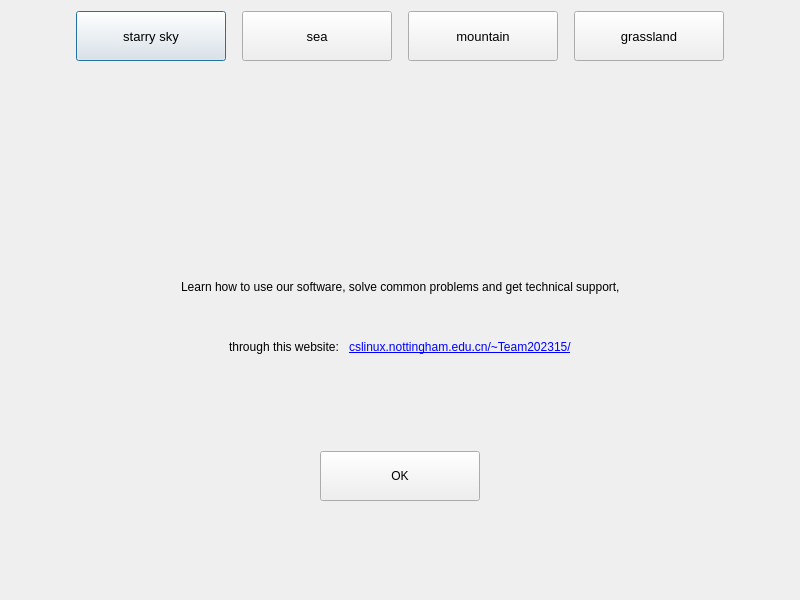
<?xml version="1.0" encoding="UTF-8"?>
<ui version="4.0">
 <class>Dialog</class>
 <widget class="QDialog" name="Dialog">
  <property name="geometry">
   <rect>
    <x>0</x>
    <y>0</y>
    <width>800</width>
    <height>600</height>
   </rect>
  </property>
  <property name="windowTitle">
   <string>Dialog</string>
  </property>
  <layout class="QGridLayout" name="gridLayout_2">
   <item row="0" column="0">
    <layout class="QGridLayout" name="gridLayout">
     <item row="4" column="0" colspan="3">
      <layout class="QHBoxLayout" name="horizontalLayout">
       <item>
        <spacer name="horizontalSpacer">
         <property name="orientation">
          <enum>Qt::Horizontal</enum>
         </property>
         <property name="sizeHint" stdset="0">
          <size>
           <width>40</width>
           <height>20</height>
          </size>
         </property>
        </spacer>
       </item>
       <item>
        <widget class="QLabel" name="label">
         <property name="sizePolicy">
          <sizepolicy hsizetype="Expanding" vsizetype="Expanding">
           <horstretch>0</horstretch>
           <verstretch>0</verstretch>
          </sizepolicy>
         </property>
         <property name="text">
          <string>Learn how to use our software, solve common problems and get technical support,</string>
         </property>
        </widget>
       </item>
       <item>
        <spacer name="horizontalSpacer_2">
         <property name="orientation">
          <enum>Qt::Horizontal</enum>
         </property>
         <property name="sizeHint" stdset="0">
          <size>
           <width>40</width>
           <height>20</height>
          </size>
         </property>
        </spacer>
       </item>
      </layout>
     </item>
     <item row="8" column="0">
      <spacer name="verticalSpacer_3">
       <property name="orientation">
        <enum>Qt::Vertical</enum>
       </property>
       <property name="sizeHint" stdset="0">
        <size>
         <width>20</width>
         <height>40</height>
        </size>
       </property>
      </spacer>
     </item>
     <item row="2" column="0">
      <spacer name="verticalSpacer_4">
       <property name="orientation">
        <enum>Qt::Vertical</enum>
       </property>
       <property name="sizeHint" stdset="0">
        <size>
         <width>20</width>
         <height>13</height>
        </size>
       </property>
      </spacer>
     </item>
     <item row="3" column="1">
      <spacer name="verticalSpacer_2">
       <property name="orientation">
        <enum>Qt::Vertical</enum>
       </property>
       <property name="sizeHint" stdset="0">
        <size>
         <width>20</width>
         <height>18</height>
        </size>
       </property>
      </spacer>
     </item>
     <item row="5" column="0" colspan="3">
      <layout class="QHBoxLayout" name="horizontalLayout_2">
       <item>
        <spacer name="horizontalSpacer_3">
         <property name="orientation">
          <enum>Qt::Horizontal</enum>
         </property>
         <property name="sizeHint" stdset="0">
          <size>
           <width>40</width>
           <height>20</height>
          </size>
         </property>
        </spacer>
       </item>
       <item>
        <widget class="QLabel" name="label_2">
         <property name="sizePolicy">
          <sizepolicy hsizetype="Fixed" vsizetype="Fixed">
           <horstretch>0</horstretch>
           <verstretch>0</verstretch>
          </sizepolicy>
         </property>
         <property name="text">
          <string>through this website: </string>
         </property>
        </widget>
       </item>
       <item>
        <widget class="QLabel" name="label_3">
         <property name="text">
          <string>&lt;html&gt;&lt;head/&gt;&lt;body&gt;&lt;p&gt;&lt;a href=&quot;cslinux.nottingham.edu.cn/~Team202315/&quot;&gt;&lt;span style=&quot; text-decoration: underline; color:#0000ff;&quot;&gt;cslinux.nottingham.edu.cn/~Team202315/&lt;/span&gt;&lt;/a&gt;&lt;/p&gt;&lt;/body&gt;&lt;/html&gt;</string>
         </property>
        </widget>
       </item>
       <item>
        <spacer name="horizontalSpacer_7">
         <property name="orientation">
          <enum>Qt::Horizontal</enum>
         </property>
         <property name="sizeHint" stdset="0">
          <size>
           <width>40</width>
           <height>20</height>
          </size>
         </property>
        </spacer>
       </item>
      </layout>
     </item>
     <item row="1" column="0" colspan="3">
      <layout class="QHBoxLayout" name="horizontalLayout_12">
       <item>
        <spacer name="horizontalSpacer_8">
         <property name="orientation">
          <enum>Qt::Horizontal</enum>
         </property>
         <property name="sizeHint" stdset="0">
          <size>
           <width>13</width>
           <height>20</height>
          </size>
         </property>
        </spacer>
       </item>
       <item>
        <widget class="QPushButton" name="btn_1">
         <property name="sizePolicy">
          <sizepolicy hsizetype="Fixed" vsizetype="Fixed">
           <horstretch>0</horstretch>
           <verstretch>0</verstretch>
          </sizepolicy>
         </property>
         <property name="minimumSize">
          <size>
           <width>150</width>
           <height>50</height>
          </size>
         </property>
         <property name="maximumSize">
          <size>
           <width>150</width>
           <height>50</height>
          </size>
         </property>
         <property name="font">
          <font>
           <pointsize>10</pointsize>
          </font>
         </property>
         <property name="text">
          <string>starry sky</string>
         </property>
        </widget>
       </item>
       <item>
        <spacer name="horizontalSpacer_23">
         <property name="orientation">
          <enum>Qt::Horizontal</enum>
         </property>
         <property name="sizeType">
          <enum>QSizePolicy::Fixed</enum>
         </property>
         <property name="sizeHint" stdset="0">
          <size>
           <width>10</width>
           <height>20</height>
          </size>
         </property>
        </spacer>
       </item>
       <item>
        <widget class="QPushButton" name="btn_2">
         <property name="sizePolicy">
          <sizepolicy hsizetype="Fixed" vsizetype="Fixed">
           <horstretch>0</horstretch>
           <verstretch>0</verstretch>
          </sizepolicy>
         </property>
         <property name="minimumSize">
          <size>
           <width>150</width>
           <height>50</height>
          </size>
         </property>
         <property name="maximumSize">
          <size>
           <width>150</width>
           <height>50</height>
          </size>
         </property>
         <property name="font">
          <font>
           <pointsize>10</pointsize>
          </font>
         </property>
         <property name="text">
          <string>sea</string>
         </property>
        </widget>
       </item>
       <item>
        <spacer name="horizontalSpacer_24">
         <property name="orientation">
          <enum>Qt::Horizontal</enum>
         </property>
         <property name="sizeType">
          <enum>QSizePolicy::Fixed</enum>
         </property>
         <property name="sizeHint" stdset="0">
          <size>
           <width>10</width>
           <height>20</height>
          </size>
         </property>
        </spacer>
       </item>
       <item>
        <widget class="QPushButton" name="btn_3">
         <property name="sizePolicy">
          <sizepolicy hsizetype="Fixed" vsizetype="Fixed">
           <horstretch>0</horstretch>
           <verstretch>0</verstretch>
          </sizepolicy>
         </property>
         <property name="minimumSize">
          <size>
           <width>150</width>
           <height>50</height>
          </size>
         </property>
         <property name="maximumSize">
          <size>
           <width>150</width>
           <height>50</height>
          </size>
         </property>
         <property name="font">
          <font>
           <pointsize>10</pointsize>
          </font>
         </property>
         <property name="text">
          <string>mountain</string>
         </property>
        </widget>
       </item>
       <item>
        <spacer name="horizontalSpacer_25">
         <property name="orientation">
          <enum>Qt::Horizontal</enum>
         </property>
         <property name="sizeType">
          <enum>QSizePolicy::Fixed</enum>
         </property>
         <property name="sizeHint" stdset="0">
          <size>
           <width>10</width>
           <height>20</height>
          </size>
         </property>
        </spacer>
       </item>
       <item>
        <widget class="QPushButton" name="btn_4">
         <property name="sizePolicy">
          <sizepolicy hsizetype="Fixed" vsizetype="Fixed">
           <horstretch>0</horstretch>
           <verstretch>0</verstretch>
          </sizepolicy>
         </property>
         <property name="minimumSize">
          <size>
           <width>150</width>
           <height>50</height>
          </size>
         </property>
         <property name="maximumSize">
          <size>
           <width>150</width>
           <height>50</height>
          </size>
         </property>
         <property name="font">
          <font>
           <pointsize>10</pointsize>
          </font>
         </property>
         <property name="text">
          <string>grassland</string>
         </property>
        </widget>
       </item>
       <item>
        <spacer name="horizontalSpacer_9">
         <property name="orientation">
          <enum>Qt::Horizontal</enum>
         </property>
         <property name="sizeHint" stdset="0">
          <size>
           <width>13</width>
           <height>20</height>
          </size>
         </property>
        </spacer>
       </item>
      </layout>
     </item>
     <item row="6" column="0">
      <spacer name="verticalSpacer">
       <property name="orientation">
        <enum>Qt::Vertical</enum>
       </property>
       <property name="sizeHint" stdset="0">
        <size>
         <width>20</width>
         <height>40</height>
        </size>
       </property>
      </spacer>
     </item>
     <item row="7" column="0" colspan="3">
      <layout class="QHBoxLayout" name="horizontalLayout_3">
       <item>
        <spacer name="horizontalSpacer_5">
         <property name="orientation">
          <enum>Qt::Horizontal</enum>
         </property>
         <property name="sizeHint" stdset="0">
          <size>
           <width>40</width>
           <height>20</height>
          </size>
         </property>
        </spacer>
       </item>
       <item>
        <widget class="QPushButton" name="pushButton">
         <property name="sizePolicy">
          <sizepolicy hsizetype="Fixed" vsizetype="Fixed">
           <horstretch>100</horstretch>
           <verstretch>0</verstretch>
          </sizepolicy>
         </property>
         <property name="minimumSize">
          <size>
           <width>160</width>
           <height>50</height>
          </size>
         </property>
         <property name="text">
          <string>OK</string>
         </property>
        </widget>
       </item>
       <item>
        <spacer name="horizontalSpacer_6">
         <property name="orientation">
          <enum>Qt::Horizontal</enum>
         </property>
         <property name="sizeHint" stdset="0">
          <size>
           <width>40</width>
           <height>20</height>
          </size>
         </property>
        </spacer>
       </item>
      </layout>
     </item>
    </layout>
   </item>
  </layout>
 </widget>
 <resources/>
 <connections/>
</ui>
